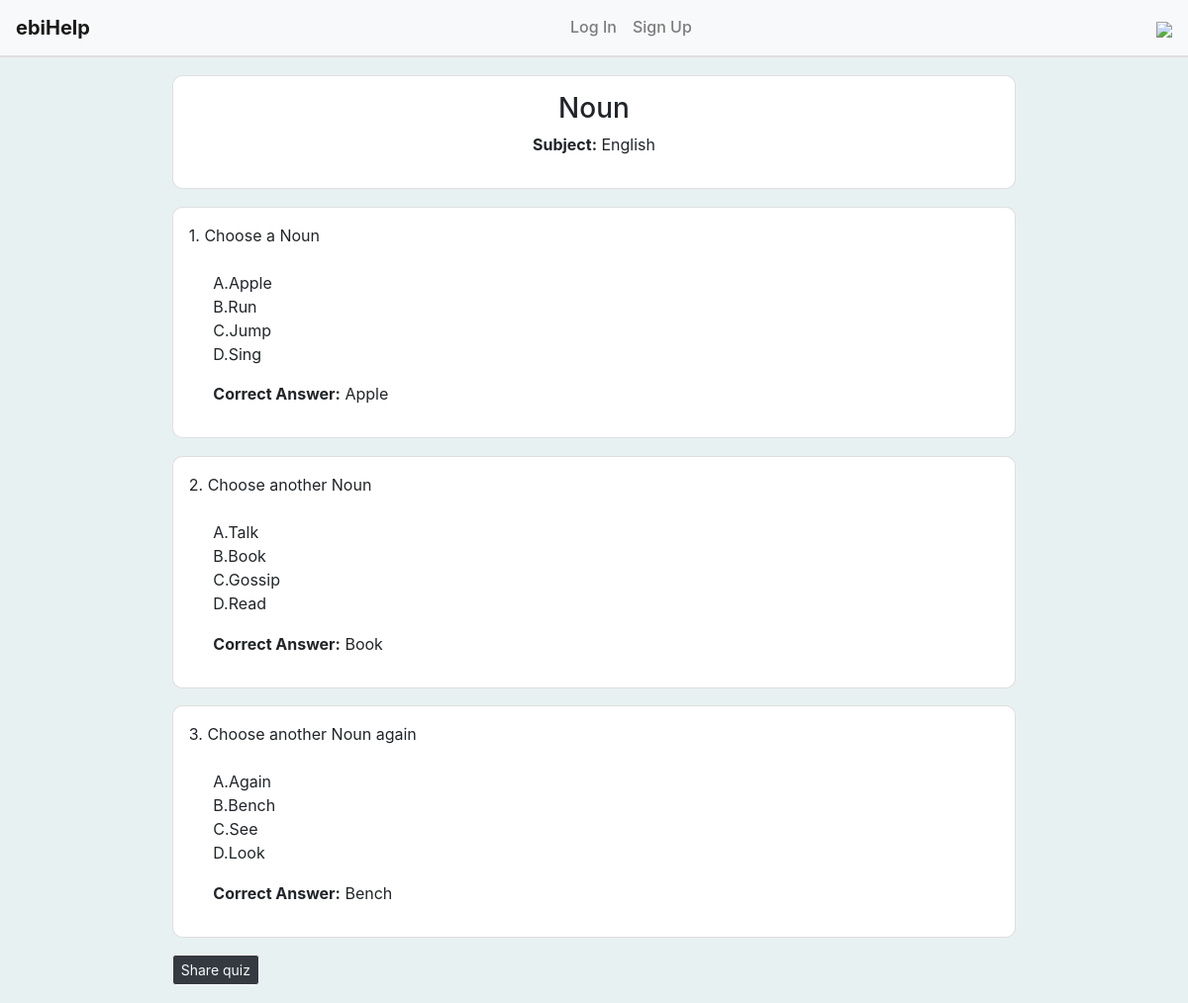
The page /view_quiz/1 on the database its author committed.
### website/models.py (models this page shows)
class Quiz(db.Model):
    id = db.Column(db.Integer, primary_key= True)  #creating unique id for quiz
    title = db.Column(db.String(100), nullable=False) #nullable=false means not accepting null values
    description = db.Column(db.String(200)) #actually instructions for the quiz, should appear before student answers quiz
    subject = db.Column(db.String(100), nullable= False)
    questions = db.relationship('Question', backref ='quiz', lazy=True)
    date_created = db.Column(db.DateTime(timezone=True), default=func.now())
    user_id = db.Column(db.Integer, db.ForeignKey('user.id'), nullable=False)
    user = db.relationship('User', backref=db.backref('tutor', lazy=True))

class Question(db.Model):
    id = db.Column(db.Integer, primary_key=True)
    quiz_id = db.Column(db.Integer, db.ForeignKey('quiz.id'), nullable = False)
    text = db.Column(db.String(150), nullable = False)
    answers = db.relationship('Answer', backref='question', lazy = True)

class Answer(db.Model):
    id = db.Column(db.Integer, primary_key = True)
    question_id = db.Column(db.Integer, db.ForeignKey('question.id'), nullable=False)
    text = db.Column(String(100), nullable=False)
    is_correct =db.Column(db.Boolean, nullable = False)

### website/question.py (the view)
@question.route('/view_quiz/<int:quiz_id>', methods=['GET', 'POST'])
def view_quiz(quiz_id):
    quiz = Quiz.query.get_or_404(quiz_id)
    return render_template('view_quiz.html', quiz=quiz, user=current_user)

### website/templates/view_quiz.html (shortened to what this page needs)
{% extends "base.html" %}
{% block content %}
<body style="background-color: #E8F1F1;">
<div style="margin-right: 10%; margin-left: 10%;">
<div  class="card p-3" style="margin:2%; border-radius: 10px;">
    <h3 align="center">{{quiz.title}}</h3>
    <p align="center"><strong>Subject:</strong> {{ quiz.subject }}</p>
</div>
    {% for question in quiz.questions %}
        <div class="card p-3" style="margin:2%; border-radius: 10px;">
            <p1>{{ loop.index }}. {{ question.text }}</p1><br>
            {% set choice_labels = ['A', 'B', 'C', 'D'] %}
            {% for answer in question.answers %}
                <div class="form-check">
                    <label class="form-check-label" for="answer_{{ answer.id }}">
                        {{ choice_labels[loop.index0] }}.{{ answer.text }}
                    </label>
                </div>
            {% endfor %}
            <p  style="padding-top: 2%; padding-left: 3%;"><strong>Correct Answer:</strong>
                {% for answer in question.answers %}
                    {% if answer.is_correct %}
                        {{ answer.text }}
                    {% endif %}
                {% endfor %}
            </p>
        </div>
    {% endfor %}
    {% if not quiz.user_id == current_user.id %}
    <a class="btn btn-dark btn-outline-light btn-sm" href="{{ url_for('question.share_quiz', quiz_id=quiz.id) }}"
    style="margin-bottom: 2%; margin-left: 2%;">Share quiz</a>
    {% endif %}
</div>
</body>
{% endblock %}

### rows shown on the page
Quiz: title "Noun", subject "English"
Question: text "Choose a Noun"
Answer: choice_labels "A", text "Apple"
Answer: choice_labels "B", text "Run"
Answer: choice_labels "C", text "Jump"
Answer: choice_labels "D", text "Sing"
Question: text "Choose another Noun"
Answer: choice_labels "A", text "Talk"
Answer: choice_labels "B", text "Book"
Answer: choice_labels "C", text "Gossip"
Answer: choice_labels "D", text "Read"
Question: text "Choose another Noun again"
Answer: choice_labels "A", text "Again"
Answer: choice_labels "B", text "Bench"
Answer: choice_labels "C", text "See"
Answer: choice_labels "D", text "Look"
